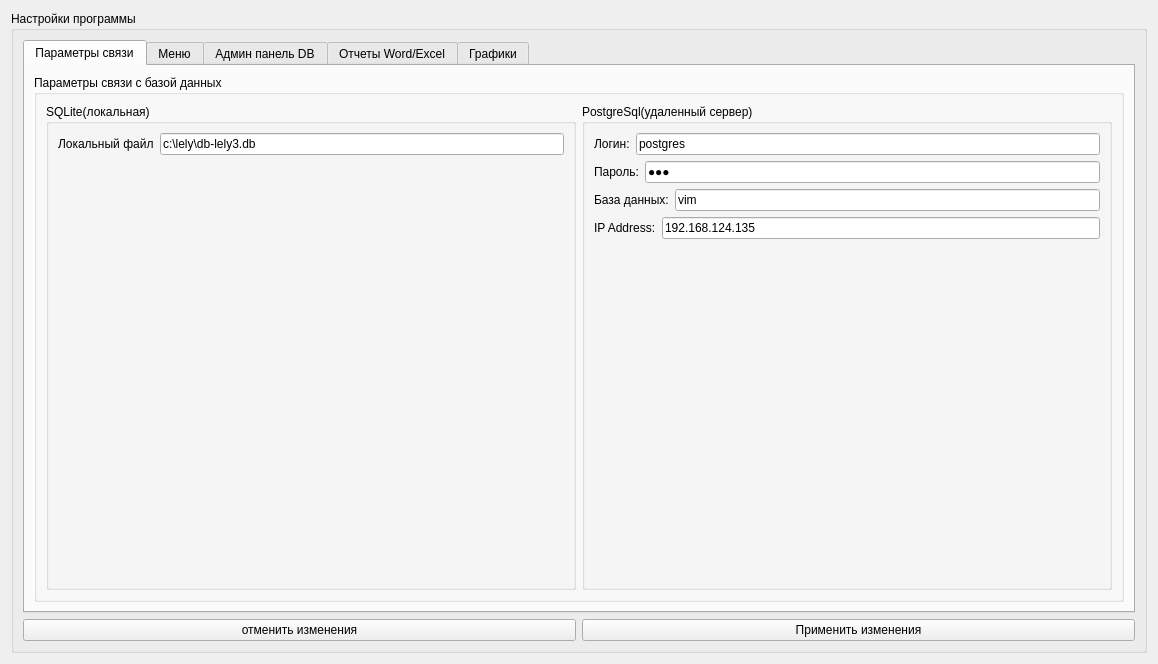
<?xml version="1.0" encoding="UTF-8"?>
<ui version="4.0">
 <class>AdminPanel</class>
 <widget class="QWidget" name="AdminPanel">
  <property name="geometry">
   <rect>
    <x>0</x>
    <y>0</y>
    <width>1158</width>
    <height>664</height>
   </rect>
  </property>
  <property name="windowTitle">
   <string>Form</string>
  </property>
  <layout class="QHBoxLayout" name="horizontalLayout_5">
   <item>
    <widget class="QGroupBox" name="groupBox_4">
     <property name="title">
      <string>Настройки программы</string>
     </property>
     <layout class="QVBoxLayout" name="verticalLayout_7">
      <item>
       <widget class="QTabWidget" name="tabWidget_2">
        <property name="currentIndex">
         <number>0</number>
        </property>
        <widget class="QWidget" name="tab_2">
         <attribute name="title">
          <string>Параметры связи</string>
         </attribute>
         <layout class="QHBoxLayout" name="horizontalLayout_13">
          <item>
           <widget class="QGroupBox" name="groupBox_5">
            <property name="enabled">
             <bool>true</bool>
            </property>
            <property name="title">
             <string>Параметры связи с базой данных</string>
            </property>
            <layout class="QHBoxLayout" name="horizontalLayout_9">
             <item>
              <widget class="QGroupBox" name="groupBox_6">
               <property name="minimumSize">
                <size>
                 <width>500</width>
                 <height>0</height>
                </size>
               </property>
               <property name="title">
                <string>SQLite(локальная)</string>
               </property>
               <layout class="QVBoxLayout" name="verticalLayout_6">
                <item>
                 <layout class="QHBoxLayout" name="horizontalLayout_7">
                  <item>
                   <widget class="QLabel" name="userLabel_3">
                    <property name="text">
                     <string>Локальный файл</string>
                    </property>
                   </widget>
                  </item>
                  <item>
                   <widget class="QLineEdit" name="userEdit_3">
                    <property name="text">
                     <string>c:\lely\db-lely3.db</string>
                    </property>
                    <property name="placeholderText">
                     <string/>
                    </property>
                   </widget>
                  </item>
                 </layout>
                </item>
                <item>
                 <spacer name="verticalSpacer">
                  <property name="orientation">
                   <enum>Qt::Vertical</enum>
                  </property>
                  <property name="sizeHint" stdset="0">
                   <size>
                    <width>20</width>
                    <height>356</height>
                   </size>
                  </property>
                 </spacer>
                </item>
               </layout>
              </widget>
             </item>
             <item>
              <widget class="QGroupBox" name="groupBox_8">
               <property name="title">
                <string>PostgreSql(удаленный сервер)</string>
               </property>
               <layout class="QVBoxLayout" name="verticalLayout_4">
                <item>
                 <layout class="QHBoxLayout" name="horizontalLayout_8">
                  <item>
                   <widget class="QLabel" name="userLabel_2">
                    <property name="text">
                     <string>Логин:</string>
                    </property>
                   </widget>
                  </item>
                  <item>
                   <widget class="QLineEdit" name="userEdit_2">
                    <property name="text">
                     <string>postgres</string>
                    </property>
                    <property name="placeholderText">
                     <string/>
                    </property>
                   </widget>
                  </item>
                 </layout>
                </item>
                <item>
                 <layout class="QHBoxLayout" name="horizontalLayout_10">
                  <item>
                   <widget class="QLabel" name="passwordLabel_2">
                    <property name="text">
                     <string>Пароль:</string>
                    </property>
                   </widget>
                  </item>
                  <item>
                   <widget class="QLineEdit" name="passwordEdit_2">
                    <property name="inputMask">
                     <string/>
                    </property>
                    <property name="text">
                     <string>000</string>
                    </property>
                    <property name="echoMode">
                     <enum>QLineEdit::Password</enum>
                    </property>
                    <property name="placeholderText">
                     <string/>
                    </property>
                   </widget>
                  </item>
                 </layout>
                </item>
                <item>
                 <layout class="QHBoxLayout" name="horizontalLayout_11">
                  <item>
                   <widget class="QLabel" name="databaseLabel_2">
                    <property name="text">
                     <string>База данных:</string>
                    </property>
                   </widget>
                  </item>
                  <item>
                   <widget class="QLineEdit" name="dbnameEdit_2">
                    <property name="text">
                     <string>vim</string>
                    </property>
                    <property name="placeholderText">
                     <string/>
                    </property>
                   </widget>
                  </item>
                 </layout>
                </item>
                <item>
                 <layout class="QHBoxLayout" name="horizontalLayout_12">
                  <item>
                   <widget class="QLabel" name="hostLabel_2">
                    <property name="text">
                     <string>IP Address:</string>
                    </property>
                   </widget>
                  </item>
                  <item>
                   <widget class="QLineEdit" name="hostEdit_2">
                    <property name="text">
                     <string>192.168.124.135</string>
                    </property>
                    <property name="placeholderText">
                     <string>localhost</string>
                    </property>
                   </widget>
                  </item>
                 </layout>
                </item>
                <item>
                 <spacer name="verticalSpacer_2">
                  <property name="orientation">
                   <enum>Qt::Vertical</enum>
                  </property>
                  <property name="sizeHint" stdset="0">
                   <size>
                    <width>20</width>
                    <height>40</height>
                   </size>
                  </property>
                 </spacer>
                </item>
               </layout>
              </widget>
             </item>
            </layout>
           </widget>
          </item>
         </layout>
        </widget>
        <widget class="QWidget" name="tab_3">
         <attribute name="title">
          <string>Меню</string>
         </attribute>
         <layout class="QHBoxLayout" name="horizontalLayout_6">
          <item>
           <widget class="QGroupBox" name="groupBox_7">
            <property name="title">
             <string>Добавление/удаление пунктов меню(XML)</string>
            </property>
            <layout class="QVBoxLayout" name="verticalLayout_5">
             <item>
              <widget class="QTextEdit" name="textEdit">
               <property name="documentTitle">
                <string/>
               </property>
               <property name="placeholderText">
                <string/>
               </property>
              </widget>
             </item>
            </layout>
           </widget>
          </item>
         </layout>
        </widget>
        <widget class="QWidget" name="tab_4">
         <attribute name="title">
          <string>Админ панель DB</string>
         </attribute>
         <layout class="QHBoxLayout" name="horizontalLayout_3">
          <item>
           <widget class="QGroupBox" name="groupBox">
            <property name="maximumSize">
             <size>
              <width>300</width>
              <height>16777215</height>
             </size>
            </property>
            <property name="title">
             <string>Дерево базы данных</string>
            </property>
            <layout class="QVBoxLayout" name="verticalLayout">
             <item>
              <widget class="QTreeView" name="treeView">
               <property name="maximumSize">
                <size>
                 <width>30000</width>
                 <height>16777215</height>
                </size>
               </property>
              </widget>
             </item>
            </layout>
           </widget>
          </item>
          <item>
           <layout class="QVBoxLayout" name="verticalLayout_2">
            <item>
             <widget class="QGroupBox" name="groupBox_3">
              <property name="title">
               <string>Выберите действие</string>
              </property>
              <layout class="QHBoxLayout" name="horizontalLayout_2">
               <item>
                <layout class="QHBoxLayout" name="horizontalLayout"/>
               </item>
              </layout>
             </widget>
            </item>
            <item>
             <widget class="QGroupBox" name="groupBox_2">
              <property name="title">
               <string>Таблицы данных</string>
              </property>
              <layout class="QVBoxLayout" name="verticalLayout_3">
               <item>
                <widget class="QTabWidget" name="tabWidget">
                 <property name="currentIndex">
                  <number>0</number>
                 </property>
                 <widget class="QWidget" name="tab">
                  <attribute name="title">
                   <string>Tab 1</string>
                  </attribute>
                 </widget>
                </widget>
               </item>
              </layout>
             </widget>
            </item>
           </layout>
          </item>
         </layout>
        </widget>
        <widget class="QWidget" name="tab_5">
         <attribute name="title">
          <string>Отчеты Word/Excel</string>
         </attribute>
         <layout class="QHBoxLayout" name="horizontalLayout_14">
          <item>
           <widget class="QGroupBox" name="groupBox_9">
            <property name="title">
             <string>MS Word</string>
            </property>
            <widget class="QLabel" name="label">
             <property name="geometry">
              <rect>
               <x>10</x>
               <y>26</y>
               <width>229</width>
               <height>16</height>
              </rect>
             </property>
             <property name="text">
              <string>Укажите путь к шаблону Word документа</string>
             </property>
            </widget>
            <widget class="QLineEdit" name="lineEdit">
             <property name="geometry">
              <rect>
               <x>10</x>
               <y>50</y>
               <width>133</width>
               <height>22</height>
              </rect>
             </property>
            </widget>
           </widget>
          </item>
          <item>
           <widget class="QGroupBox" name="groupBox_10">
            <property name="title">
             <string>MS Excel</string>
            </property>
            <widget class="QLabel" name="label_2">
             <property name="geometry">
              <rect>
               <x>30</x>
               <y>30</y>
               <width>231</width>
               <height>16</height>
              </rect>
             </property>
             <property name="text">
              <string>Укажите путь к шаблону Excel документа</string>
             </property>
            </widget>
            <widget class="QLineEdit" name="lineEdit_2">
             <property name="geometry">
              <rect>
               <x>30</x>
               <y>60</y>
               <width>231</width>
               <height>22</height>
              </rect>
             </property>
            </widget>
           </widget>
          </item>
         </layout>
        </widget>
        <widget class="QWidget" name="tab_6">
         <attribute name="title">
          <string>Графики</string>
         </attribute>
         <layout class="QHBoxLayout" name="horizontalLayout_15">
          <item>
           <widget class="QGroupBox" name="groupBox_11">
            <property name="title">
             <string>Настройки</string>
            </property>
           </widget>
          </item>
         </layout>
        </widget>
       </widget>
      </item>
      <item>
       <layout class="QHBoxLayout" name="horizontalLayout_4">
        <item>
         <widget class="QPushButton" name="pushButton">
          <property name="text">
           <string>отменить изменения</string>
          </property>
         </widget>
        </item>
        <item>
         <widget class="QPushButton" name="pushButton_2">
          <property name="text">
           <string>Применить изменения</string>
          </property>
         </widget>
        </item>
       </layout>
      </item>
     </layout>
    </widget>
   </item>
  </layout>
 </widget>
 <resources/>
 <connections/>
</ui>
